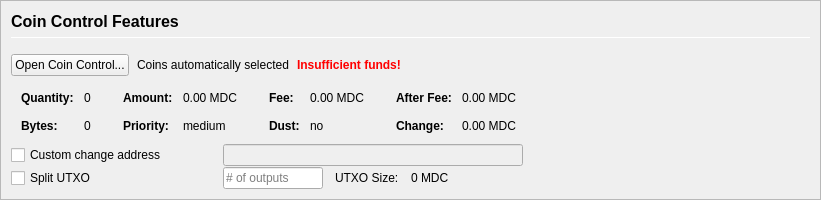
         <widget class="QFrame" name="frameCoinControl">
          <property name="sizePolicy">
           <sizepolicy hsizetype="Expanding" vsizetype="Expanding">
            <horstretch>0</horstretch>
            <verstretch>0</verstretch>
           </sizepolicy>
          </property>
          <property name="maximumSize">
           <size>
            <width>16777215</width>
            <height>16777215</height>
           </size>
          </property>
          <property name="frameShape">
           <enum>QFrame::StyledPanel</enum>
          </property>
          <property name="frameShadow">
           <enum>QFrame::Sunken</enum>
          </property>
          <layout class="QVBoxLayout" name="verticalLayoutCoinControl2">
           <property name="spacing">
            <number>0</number>
           </property>
           <property name="leftMargin">
            <number>0</number>
           </property>
           <property name="topMargin">
            <number>0</number>
           </property>
           <property name="rightMargin">
            <number>0</number>
           </property>
           <property name="bottomMargin">
            <number>0</number>
           </property>
           <item>
            <widget class="QFrame" name="frameCoinControl_BG">
             <layout class="QVBoxLayout" name="verticalLayoutCoinControl" stretch="0,0,0,0,0,0">
              <property name="spacing">
               <number>1</number>
              </property>
              <property name="leftMargin">
               <number>10</number>
              </property>
              <property name="topMargin">
               <number>10</number>
              </property>
              <item>
               <layout class="QHBoxLayout" name="horizontalLayoutCoinControl1">
                <property name="bottomMargin">
                 <number>15</number>
                </property>
                <item>
                 <layout class="QVBoxLayout" name="verticalLayout_3">
                  <property name="spacing">
                   <number>6</number>
                  </property>
                  <item>
                   <widget class="QLabel" name="labelCoinControlFeatures">
                    <property name="sizePolicy">
                     <sizepolicy hsizetype="Preferred" vsizetype="Maximum">
                      <horstretch>0</horstretch>
                      <verstretch>0</verstretch>
                     </sizepolicy>
                    </property>
                    <property name="minimumSize">
                     <size>
                      <width>0</width>
                      <height>20</height>
                     </size>
                    </property>
                    <property name="font">
                     <font>
                      <pointsize>12</pointsize>
                      <weight>75</weight>
                      <bold>true</bold>
                     </font>
                    </property>
                    <property name="styleSheet">
                     <string notr="true">font-weight:bold;</string>
                    </property>
                    <property name="text">
                     <string>Coin Control Features</string>
                    </property>
                   </widget>
                  </item>
                  <item>
                   <widget class="Line" name="line">
                    <property name="minimumSize">
                     <size>
                      <width>0</width>
                      <height>1</height>
                     </size>
                    </property>
                    <property name="maximumSize">
                     <size>
                      <width>16777215</width>
                      <height>1</height>
                     </size>
                    </property>
                    <property name="orientation">
                     <enum>Qt::Horizontal</enum>
                    </property>
                   </widget>
                  </item>
                 </layout>
                </item>
               </layout>
              </item>
              <item>
               <layout class="QHBoxLayout" name="horizontalLayoutCoinControl2" stretch="0,0,0,0">
                <property name="spacing">
                 <number>8</number>
                </property>
                <property name="bottomMargin">
                 <number>10</number>
                </property>
                <item>
                 <widget class="QPushButton" name="pushButtonCoinControl">
                  <property name="styleSheet">
                   <string notr="true"/>
                  </property>
                  <property name="text">
                   <string>Open Coin Control...</string>
                  </property>
                  <property name="autoDefault">
                   <bool>false</bool>
                  </property>
                 </widget>
                </item>
                <item>
                 <widget class="QLabel" name="labelCoinControlAutomaticallySelected">
                  <property name="text">
                   <string>Coins automatically selected</string>
                  </property>
                  <property name="margin">
                   <number>5</number>
                  </property>
                 </widget>
                </item>
                <item>
                 <widget class="QLabel" name="labelCoinControlInsuffFunds">
                  <property name="font">
                   <font>
                    <weight>75</weight>
                    <bold>true</bold>
                   </font>
                  </property>
                  <property name="styleSheet">
                   <string notr="true">color:red;font-weight:bold;</string>
                  </property>
                  <property name="text">
                   <string>Insufficient funds!</string>
                  </property>
                  <property name="margin">
                   <number>5</number>
                  </property>
                 </widget>
                </item>
                <item>
                 <spacer name="horizontalSpacerCoinControl">
                  <property name="orientation">
                   <enum>Qt::Horizontal</enum>
                  </property>
                  <property name="sizeHint" stdset="0">
                   <size>
                    <width>40</width>
                    <height>1</height>
                   </size>
                  </property>
                 </spacer>
                </item>
               </layout>
              </item>
              <item>
               <widget class="QWidget" name="widgetCoinControl" native="true">
                <property name="sizePolicy">
                 <sizepolicy hsizetype="Preferred" vsizetype="Preferred">
                  <horstretch>0</horstretch>
                  <verstretch>0</verstretch>
                 </sizepolicy>
                </property>
                <property name="minimumSize">
                 <size>
                  <width>0</width>
                  <height>0</height>
                 </size>
                </property>
                <property name="styleSheet">
                 <string notr="true"/>
                </property>
                <layout class="QHBoxLayout" name="horizontalLayoutCoinControl5">
                 <property name="leftMargin">
                  <number>0</number>
                 </property>
                 <property name="topMargin">
                  <number>0</number>
                 </property>
                 <property name="rightMargin">
                  <number>0</number>
                 </property>
                 <property name="bottomMargin">
                  <number>0</number>
                 </property>
                 <item>
                  <layout class="QHBoxLayout" name="horizontalLayoutCoinControl3" stretch="0,0,0,1">
                   <property name="spacing">
                    <number>20</number>
                   </property>
                   <property name="topMargin">
                    <number>0</number>
                   </property>
                   <property name="bottomMargin">
                    <number>10</number>
                   </property>
                   <item>
                    <layout class="QFormLayout" name="formLayoutCoinControl1">
                     <property name="horizontalSpacing">
                      <number>10</number>
                     </property>
                     <property name="verticalSpacing">
                      <number>14</number>
                     </property>
                     <property name="leftMargin">
                      <number>10</number>
                     </property>
                     <property name="topMargin">
                      <number>4</number>
                     </property>
                     <property name="rightMargin">
                      <number>6</number>
                     </property>
                     <item row="0" column="0">
                      <widget class="QLabel" name="labelCoinControlQuantityText">
                       <property name="font">
                        <font>
                         <weight>75</weight>
                         <bold>true</bold>
                        </font>
                       </property>
                       <property name="text">
                        <string>Quantity:</string>
                       </property>
                       <property name="margin">
                        <number>0</number>
                       </property>
                      </widget>
                     </item>
                     <item row="0" column="1">
                      <widget class="QLabel" name="labelCoinControlQuantity">
                       <property name="cursor">
                        <cursorShape>IBeamCursor</cursorShape>
                       </property>
                       <property name="contextMenuPolicy">
                        <enum>Qt::ActionsContextMenu</enum>
                       </property>
                       <property name="text">
                        <string notr="true">0</string>
                       </property>
                       <property name="margin">
                        <number>0</number>
                       </property>
                       <property name="textInteractionFlags">
                        <set>Qt::LinksAccessibleByMouse|Qt::TextSelectableByKeyboard|Qt::TextSelectableByMouse</set>
                       </property>
                      </widget>
                     </item>
                     <item row="1" column="0">
                      <widget class="QLabel" name="labelCoinControlBytesText">
                       <property name="font">
                        <font>
                         <weight>75</weight>
                         <bold>true</bold>
                        </font>
                       </property>
                       <property name="text">
                        <string>Bytes:</string>
                       </property>
                      </widget>
                     </item>
                     <item row="1" column="1">
                      <widget class="QLabel" name="labelCoinControlBytes">
                       <property name="cursor">
                        <cursorShape>IBeamCursor</cursorShape>
                       </property>
                       <property name="contextMenuPolicy">
                        <enum>Qt::ActionsContextMenu</enum>
                       </property>
                       <property name="text">
                        <string notr="true">0</string>
                       </property>
                       <property name="textInteractionFlags">
                        <set>Qt::LinksAccessibleByMouse|Qt::TextSelectableByKeyboard|Qt::TextSelectableByMouse</set>
                       </property>
                      </widget>
                     </item>
                    </layout>
                   </item>
                   <item>
                    <layout class="QFormLayout" name="formLayoutCoinControl2">
                     <property name="horizontalSpacing">
                      <number>10</number>
                     </property>
                     <property name="verticalSpacing">
                      <number>14</number>
                     </property>
                     <property name="leftMargin">
                      <number>6</number>
                     </property>
                     <property name="topMargin">
                      <number>4</number>
                     </property>
                     <property name="rightMargin">
                      <number>6</number>
                     </property>
                     <item row="0" column="0">
                      <widget class="QLabel" name="labelCoinControlAmountText">
                       <property name="font">
                        <font>
                         <weight>75</weight>
                         <bold>true</bold>
                        </font>
                       </property>
                       <property name="text">
                        <string>Amount:</string>
                       </property>
                       <property name="margin">
                        <number>0</number>
                       </property>
                      </widget>
                     </item>
                     <item row="0" column="1">
                      <widget class="QLabel" name="labelCoinControlAmount">
                       <property name="cursor">
                        <cursorShape>IBeamCursor</cursorShape>
                       </property>
                       <property name="contextMenuPolicy">
                        <enum>Qt::ActionsContextMenu</enum>
                       </property>
                       <property name="text">
                        <string notr="true">0.00 MDC</string>
                       </property>
                       <property name="textInteractionFlags">
                        <set>Qt::LinksAccessibleByMouse|Qt::TextSelectableByKeyboard|Qt::TextSelectableByMouse</set>
                       </property>
                      </widget>
                     </item>
                     <item row="1" column="0">
                      <widget class="QLabel" name="labelCoinControlPriorityText">
                       <property name="font">
                        <font>
                         <weight>75</weight>
                         <bold>true</bold>
                        </font>
                       </property>
                       <property name="text">
                        <string>Priority:</string>
                       </property>
                      </widget>
                     </item>
                     <item row="1" column="1">
                      <widget class="QLabel" name="labelCoinControlPriority">
                       <property name="cursor">
                        <cursorShape>IBeamCursor</cursorShape>
                       </property>
                       <property name="contextMenuPolicy">
                        <enum>Qt::ActionsContextMenu</enum>
                       </property>
                       <property name="text">
                        <string>medium</string>
                       </property>
                       <property name="textInteractionFlags">
                        <set>Qt::LinksAccessibleByMouse|Qt::TextSelectableByKeyboard|Qt::TextSelectableByMouse</set>
                       </property>
                      </widget>
                     </item>
                    </layout>
                   </item>
                   <item>
                    <layout class="QFormLayout" name="formLayoutCoinControl3">
                     <property name="horizontalSpacing">
                      <number>10</number>
                     </property>
                     <property name="verticalSpacing">
                      <number>14</number>
                     </property>
                     <property name="leftMargin">
                      <number>6</number>
                     </property>
                     <property name="topMargin">
                      <number>4</number>
                     </property>
                     <property name="rightMargin">
                      <number>6</number>
                     </property>
                     <item row="0" column="0">
                      <widget class="QLabel" name="labelCoinControlFeeText">
                       <property name="font">
                        <font>
                         <weight>75</weight>
                         <bold>true</bold>
                        </font>
                       </property>
                       <property name="text">
                        <string>Fee:</string>
                       </property>
                       <property name="margin">
                        <number>0</number>
                       </property>
                      </widget>
                     </item>
                     <item row="0" column="1">
                      <widget class="QLabel" name="labelCoinControlFee">
                       <property name="cursor">
                        <cursorShape>IBeamCursor</cursorShape>
                       </property>
                       <property name="contextMenuPolicy">
                        <enum>Qt::ActionsContextMenu</enum>
                       </property>
                       <property name="text">
                        <string notr="true">0.00 MDC</string>
                       </property>
                       <property name="textInteractionFlags">
                        <set>Qt::LinksAccessibleByMouse|Qt::TextSelectableByKeyboard|Qt::TextSelectableByMouse</set>
                       </property>
                      </widget>
                     </item>
                     <item row="1" column="0">
                      <widget class="QLabel" name="labelCoinControlLowOutputText">
                       <property name="font">
                        <font>
                         <weight>75</weight>
                         <bold>true</bold>
                        </font>
                       </property>
                       <property name="text">
                        <string>Dust:</string>
                       </property>
                      </widget>
                     </item>
                     <item row="1" column="1">
                      <widget class="QLabel" name="labelCoinControlLowOutput">
                       <property name="cursor">
                        <cursorShape>IBeamCursor</cursorShape>
                       </property>
                       <property name="contextMenuPolicy">
                        <enum>Qt::ActionsContextMenu</enum>
                       </property>
                       <property name="text">
                        <string>no</string>
                       </property>
                       <property name="textInteractionFlags">
                        <set>Qt::LinksAccessibleByMouse|Qt::TextSelectableByKeyboard|Qt::TextSelectableByMouse</set>
                       </property>
                      </widget>
                     </item>
                    </layout>
                   </item>
                   <item>
                    <layout class="QFormLayout" name="formLayoutCoinControl4">
                     <property name="horizontalSpacing">
                      <number>10</number>
                     </property>
                     <property name="verticalSpacing">
                      <number>14</number>
                     </property>
                     <property name="leftMargin">
                      <number>6</number>
                     </property>
                     <property name="topMargin">
                      <number>4</number>
                     </property>
                     <property name="rightMargin">
                      <number>6</number>
                     </property>
                     <item row="0" column="0">
                      <widget class="QLabel" name="labelCoinControlAfterFeeText">
                       <property name="font">
                        <font>
                         <weight>75</weight>
                         <bold>true</bold>
                        </font>
                       </property>
                       <property name="text">
                        <string>After Fee:</string>
                       </property>
                       <property name="margin">
                        <number>0</number>
                       </property>
                      </widget>
                     </item>
                     <item row="0" column="1">
                      <widget class="QLabel" name="labelCoinControlAfterFee">
                       <property name="cursor">
                        <cursorShape>IBeamCursor</cursorShape>
                       </property>
                       <property name="contextMenuPolicy">
                        <enum>Qt::ActionsContextMenu</enum>
                       </property>
                       <property name="text">
                        <string notr="true">0.00 MDC</string>
                       </property>
                       <property name="textInteractionFlags">
                        <set>Qt::LinksAccessibleByMouse|Qt::TextSelectableByKeyboard|Qt::TextSelectableByMouse</set>
                       </property>
                      </widget>
                     </item>
                     <item row="1" column="0">
                      <widget class="QLabel" name="labelCoinControlChangeText">
                       <property name="font">
                        <font>
                         <weight>75</weight>
                         <bold>true</bold>
                        </font>
                       </property>
                       <property name="text">
                        <string>Change:</string>
                       </property>
                      </widget>
                     </item>
                     <item row="1" column="1">
                      <widget class="QLabel" name="labelCoinControlChange">
                       <property name="cursor">
                        <cursorShape>IBeamCursor</cursorShape>
                       </property>
                       <property name="contextMenuPolicy">
                        <enum>Qt::ActionsContextMenu</enum>
                       </property>
                       <property name="text">
                        <string notr="true">0.00 MDC</string>
                       </property>
                       <property name="textInteractionFlags">
                        <set>Qt::LinksAccessibleByMouse|Qt::TextSelectableByKeyboard|Qt::TextSelectableByMouse</set>
                       </property>
                      </widget>
                     </item>
                    </layout>
                   </item>
                  </layout>
                 </item>
                </layout>
               </widget>
              </item>
              <item>
               <layout class="QHBoxLayout" name="horizontalLayoutCoinControl4">
                <property name="spacing">
                 <number>12</number>
                </property>
                <property name="sizeConstraint">
                 <enum>QLayout::SetDefaultConstraint</enum>
                </property>
                <property name="topMargin">
                 <number>0</number>
                </property>
                <property name="rightMargin">
                 <number>0</number>
                </property>
                <item>
                 <widget class="QCheckBox" name="checkBoxCoinControlChange">
                  <property name="sizePolicy">
                   <sizepolicy hsizetype="Preferred" vsizetype="Preferred">
                    <horstretch>0</horstretch>
                    <verstretch>0</verstretch>
                   </sizepolicy>
                  </property>
                  <property name="minimumSize">
                   <size>
                    <width>200</width>
                    <height>0</height>
                   </size>
                  </property>
                  <property name="maximumSize">
                   <size>
                    <width>200</width>
                    <height>16777215</height>
                   </size>
                  </property>
                  <property name="toolTip">
                   <string>If this is activated, but the change address is empty or invalid, change will be sent to a newly generated address.</string>
                  </property>
                  <property name="text">
                   <string>Custom change address</string>
                  </property>
                 </widget>
                </item>
                <item>
                 <widget class="QValidatedLineEdit" name="lineEditCoinControlChange">
                  <property name="enabled">
                   <bool>false</bool>
                  </property>
                  <property name="sizePolicy">
                   <sizepolicy hsizetype="Preferred" vsizetype="Preferred">
                    <horstretch>0</horstretch>
                    <verstretch>0</verstretch>
                   </sizepolicy>
                  </property>
                  <property name="minimumSize">
                   <size>
                    <width>300</width>
                    <height>0</height>
                   </size>
                  </property>
                 </widget>
                </item>
                <item>
                 <widget class="QLabel" name="labelCoinControlChangeLabel">
                  <property name="sizePolicy">
                   <sizepolicy hsizetype="Preferred" vsizetype="Preferred">
                    <horstretch>0</horstretch>
                    <verstretch>0</verstretch>
                   </sizepolicy>
                  </property>
                  <property name="minimumSize">
                   <size>
                    <width>100</width>
                    <height>0</height>
                   </size>
                  </property>
                  <property name="text">
                   <string/>
                  </property>
                  <property name="margin">
                   <number>3</number>
                  </property>
                 </widget>
                </item>
               </layout>
              </item>
              <item>
               <layout class="QHBoxLayout" name="horizontalLayoutCoinControl6">
                <property name="spacing">
                 <number>12</number>
                </property>
                <property name="rightMargin">
                 <number>0</number>
                </property>
                <item>
                 <widget class="QCheckBox" name="splitBlockCheckBox">
                  <property name="sizePolicy">
                   <sizepolicy hsizetype="Preferred" vsizetype="Preferred">
                    <horstretch>0</horstretch>
                    <verstretch>0</verstretch>
                   </sizepolicy>
                  </property>
                  <property name="minimumSize">
                   <size>
                    <width>200</width>
                    <height>0</height>
                   </size>
                  </property>
                  <property name="maximumSize">
                   <size>
                    <width>200</width>
                    <height>16777215</height>
                   </size>
                  </property>
                  <property name="text">
                   <string>Split UTXO</string>
                  </property>
                 </widget>
                </item>
                <item>
                 <widget class="QLineEdit" name="splitBlockLineEdit">
                  <property name="sizePolicy">
                   <sizepolicy hsizetype="Preferred" vsizetype="Preferred">
                    <horstretch>50</horstretch>
                    <verstretch>0</verstretch>
                   </sizepolicy>
                  </property>
                  <property name="minimumSize">
                   <size>
                    <width>100</width>
                    <height>0</height>
                   </size>
                  </property>
                  <property name="maximumSize">
                   <size>
                    <width>100</width>
                    <height>16777215</height>
                   </size>
                  </property>
                  <property name="placeholderText">
                   <string># of outputs</string>
                  </property>
                 </widget>
                </item>
                <item>
                 <widget class="QLabel" name="labelBlockSizeText">
                  <property name="text">
                   <string>UTXO Size:</string>
                  </property>
                 </widget>
                </item>
                <item>
                 <widget class="QLabel" name="labelBlockSize">
                  <property name="text">
                   <string>0 MDC</string>
                  </property>
                 </widget>
                </item>
                <item>
                 <spacer name="horizontalSpacer_7">
                  <property name="orientation">
                   <enum>Qt::Horizontal</enum>
                  </property>
                  <property name="sizeHint" stdset="0">
                   <size>
                    <width>40</width>
                    <height>20</height>
                   </size>
                  </property>
                 </spacer>
                </item>
               </layout>
              </item>
              <item>
               <spacer name="verticalSpacerCoinControl">
                <property name="orientation">
                 <enum>Qt::Vertical</enum>
                </property>
                <property name="sizeHint" stdset="0">
                 <size>
                  <width>800</width>
                  <height>1</height>
                 </size>
                </property>
               </spacer>
              </item>
             </layout>
            </widget>
           </item>
          </layout>
         </widget>
